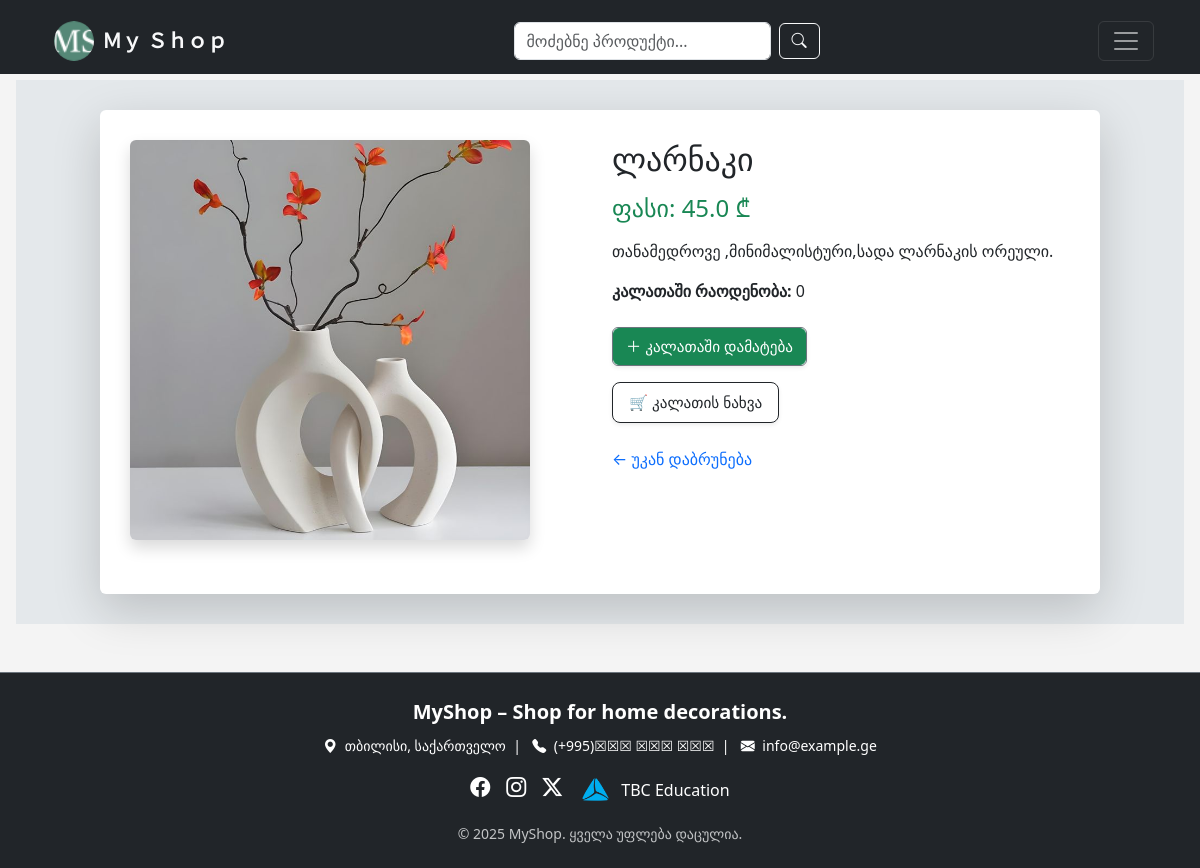
/product/2 (signed in), run on the app's committed database.
### models.py (models this page shows)
class Product(db.Model):
    __tablename__ = "products"
    id = db.Column(db.Integer(), primary_key=True)
    name = db.Column(db.String(), nullable=False)
    price = db.Column(db.Float(), nullable=False)
    img = db.Column(db.String(), nullable=False, default="image.png")
    detail = db.Column(db.String(), nullable=False)

### routes.py (the view)
@app.route("/product/<int:product_id>")
@login_required
def product_detail(product_id):
    product = Product.query.get_or_404(product_id)
    cart_item = None
    cart = Cart.query.filter_by(user_id=current_user.id).first()
    if cart:
        cart_item = CartItem.query.filter_by(cart_id=cart.id, product_id=product.id).first()
    return render_template("detailed_page.html", product=product, cart_item=cart_item)

### models.py (called while the page is built)
@login_manager.user_loader
def search_user(user_id):
    return User.query.get(user_id)

### templates/detailed_page.html
{% extends "base.html" %}
{% block container %}
<div style="background-color: #E4E8EB; padding: 30px;">
  <div class="container shadow-lg bg-white rounded" style="max-width: 1000px; padding: 30px;">
    <div class="row">
      <div class="col-md-6">
        <figure class="figure">
          <img src="{{ url_for('static', filename='uploads/' + product.img) }}"
               alt="{{ product.name }}"
               class="figure-img img-fluid rounded shadow"
               width="400">
        </figure>
      </div>
      <div class="col-md-6">
        <h2 class="mb-3">{{ product.name }}</h2>
        <h4 class="text-success">ფასი: {{ product.price }} ₾</h4>
        <p class="mt-3">{{ product.detail }}</p>
        {% if cart_item %}
        <p><strong>კალათაში რაოდენობა:</strong> {{ cart_item.quantity }}</p>
        {% else %}
        <p><strong>კალათაში რაოდენობა:</strong> 0</p>
        {% endif %}
        <div class="d-flex border border-secondary rounded overflow-hidden mt-4 shadow-sm"
             style="width: fit-content;">
          {% if cart_item %}
          <a href="{{ url_for('increase_quantity', item_id=cart_item.id) }}"
             class="btn btn-success flex-fill border-end border-white">＋ დამატება</a>
          <a href="{{ url_for('decrease_quantity', item_id=cart_item.id) }}"
             class="btn btn-danger flex-fill border-end border-white">- შემცირება</a>
          {% else %}
          <a href="{{ url_for('add_to_cart', product_id=product.id) }}"
             class="btn btn-success flex-fill">＋ კალათაში დამატება</a>
          {% endif %}
        </div>
        <div class="mt-3">
          <a href="{{ url_for('view_cart') }}" class="btn btn-outline-dark btn-lg shadow-sm">
            🛒 კალათის ნახვა
          </a>
        </div>
        <div class="mt-4">
          <a href="{{ url_for('all_products') }}" style="text-decoration: none;">
            ← უკან დაბრუნება
          </a>
        </div>
      </div>
    </div>
  </div>
</div>
{% endblock %}

### templates/base.html (style rules this page uses)
body { padding-top: 80px; background-color: #f4f4f4; }
.form-control, .btn { font-size: 1rem; }
.card-title, .card-text, .btn { font-size: 0.95rem; }

### data on the page
Product: img (picture), name "ლარნაკი", price "45.0", detail "თანამედროვე ,მინიმალისტური,სადა ლარნაკის ორეული."
